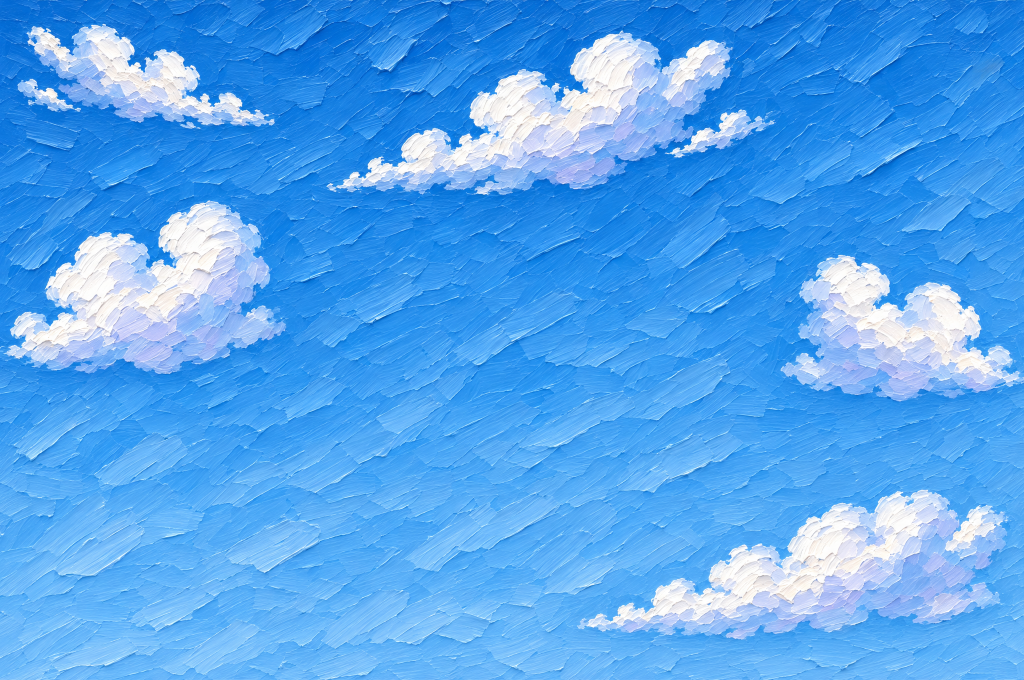
#> input picture .claude/proto/topics/plates/sky_final.webp, 2048 x 1360 px, found by its file name (shown at 1/2 size)
$ python cut-art.py
#> lines starting #> are read from the running program, lines starting #| are printed output that depends on the picture; after the words box and inside, x2 and y2 are one past the last pixel; in counts of white or black regions, pixels touching at a corner belong together
# Art for stage 4, cut from the two painted plates in plates/.
#   sky_final.png (2048x1360)      -> art/sky.webp (far plane; its low right cloud painted out, because that cloud is the front one)
#                                     art/cloud-front.webp (that cloud, alpha from its difference to the blue around it)
#   elements_final.png (1600x1072) -> art/city.webp, art/hydrangeas.webp, art/wisteria.webp (alpha by flooding the grey ground)
# Each cut is exported at twice the size it is shown at (see topics.css), except the sky (native) and the wisteria (native: 2x of 460).
from PIL import Image, ImageChops, ImageDraw, ImageFilter
sky = Image.open('plates/sky_final.webp').convert('RGB'); el = Image.open('plates/elements_final.webp').convert('RGB')
#> further down, sky is the input picture: PIL image 2048x1360 RGB; mean R, G, B 85.6, 165.5, 239.3
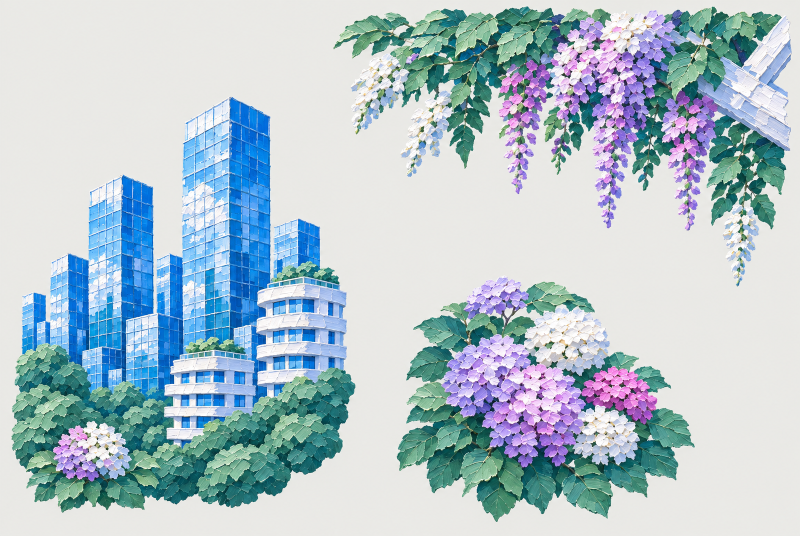
#> input picture .claude/proto/topics/plates/elements_final.webp, 1600 x 1072 px, found by its file name (shown at 1/2 size)
#> further down, el is the input picture: PIL image 1600x1072 RGB; mean R, G, B 177.3, 196, 204.8
def lut(f): return [max(0, min(255, int(f(i)))) for i in range(256)]

# ── the grey ground: flooded from the plate's edges and from the gaps between the pieces. The tolerance is low on purpose:
#    white facades, the white beam and white petals touch the ground, and they differ from it by more than this.
KEY = (255, 0, 255); g = el.copy()
for seed in [(3, 3), (1596, 1068), (3, 1068), (800, 500), (640, 100), (1300, 640), (1560, 800), (60, 120), (740, 1050), (1450, 1040), (300, 130), (20, 600)]:
    if g.getpixel(seed) != KEY: ImageDraw.floodfill(g, seed, KEY, thresh=13)
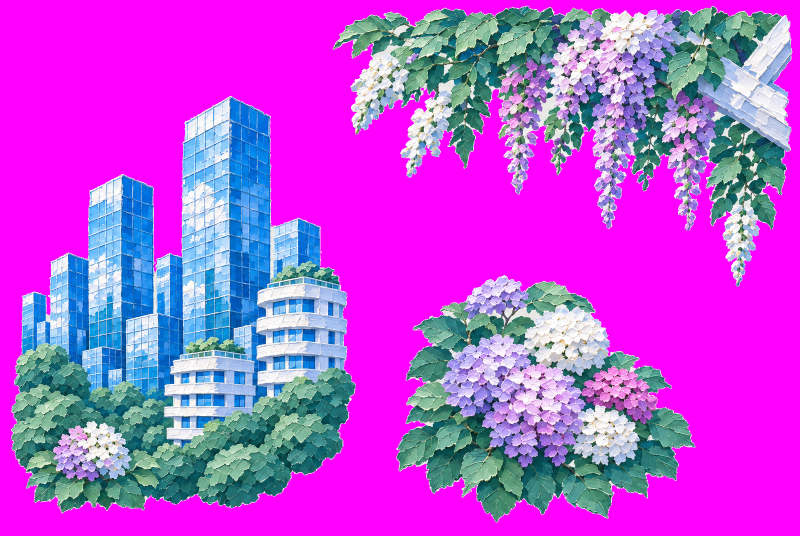
#> g: PIL image 1600x1072 RGB (shown at 1/2 size); mean R, G, B 188.3, 78.4, 217.7
notground = Image.eval(ImageChops.difference(g, Image.new('RGB', g.size, KEY)).convert('L'), lambda v: 0 if v == 0 else 255)
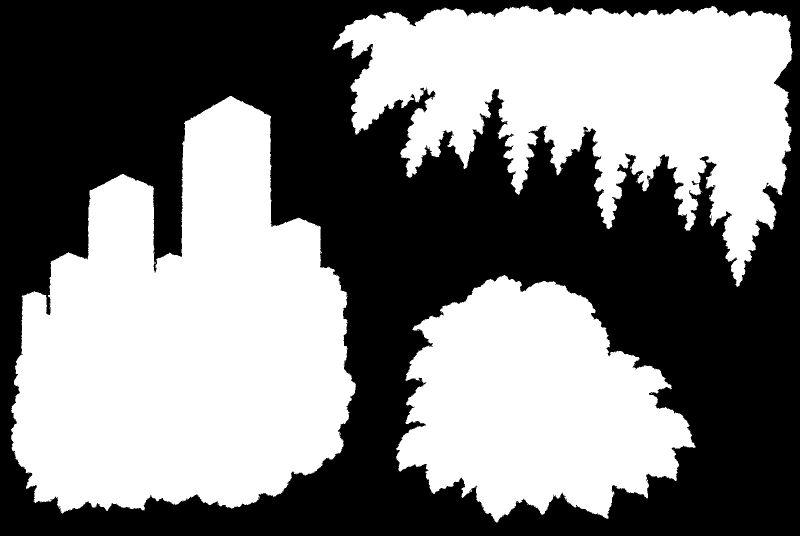
#> notground: PIL image 1600x1072 L (shown at 1/2 size); 49.5% white; 53 white regions (50 under 20 px), largest, box (x1, y1, x2, y2) and area: (22, 192, 712, 1027) 385032, (665, 11, 1585, 574) 270007, (792, 550, 1391, 1045) 193231
# islands of ground shut in between leaves: flat patches of the ground's own colour, at least a few pixels across (petals and facades
# are lighter than the ground and never flat, so they are left alone)
d = ImageChops.difference(el, Image.new('RGB', el.size, (233, 232, 229))); r_, g_, b_ = d.split()
near = ImageChops.lighter(ImageChops.lighter(r_, g_), b_).point(lut(lambda v: 255 if v <= 4 else 0))
#> near: PIL image 1600x1072 L; 50.6% white; 45 black regions (42 under 20 px), largest, box (x1, y1, x2, y2) and area: (21, 192, 712, 1027) 385173, (665, 11, 1585, 574) 268561, (792, 550, 1391, 1045) 192886
isl = near.filter(ImageFilter.MinFilter(5)).filter(ImageFilter.MaxFilter(7)); isl = ImageChops.multiply(isl, near)
#> after `isl = near.filter(ImageFilter.MinFilter(5)).filter(ImageFilter.MaxFilt`: isl: PIL image 1600x1072 L; 51% white; 3 black regions, box (x1, y1, x2, y2) and area: (23, 193, 711, 1025) 383080, (667, 13, 1584, 572) 266564, (794, 551, 1390, 1044) 191511
#> after `isl = ImageChops.multiply(isl, near)`: isl: PIL image 1600x1072 L; 50.3% white; 13 black regions (10 under 20 px), largest, box (x1, y1, x2, y2) and area: (21, 192, 712, 1027) 386511, (665, 11, 1585, 574) 272478, (792, 550, 1391, 1045) 194233
notground = ImageChops.multiply(notground, ImageChops.invert(isl))
#> notground: PIL image 1600x1072 L; 49.3% white; 54 white regions (51 under 20 px), largest, box (x1, y1, x2, y2) and area: (22, 192, 712, 1027) 385023, (665, 11, 1585, 574) 268534, (792, 550, 1391, 1045) 192728
def piece(name, box, out_w, keep=None, inward=3):
#> called with name = 'city', box = (0, 160, 740, 1060), out_w = 608, inward = 3
    a = notground.crop(box)
#> a: PIL image 740x900 L; 58.3% white; 1 black region, box (x1, y1, x2, y2) and area: (0, 0, 740, 900) 277655
    if keep: m = Image.new('L', el.size, 0); ImageDraw.Draw(m).polygon(keep, fill=255); a = ImageChops.multiply(a, m.crop(box))
#> after `m = Image.new('L', el.size, 0)`: m: PIL image 1600x1072 L; every value is 0
#> after `ImageDraw.Draw(m).polygon(keep, fill=255)`: m: PIL image 1600x1072 L; 37.1% white; 1 white region, box (x1, y1, x2, y2) and area: (0, 160, 741, 1061) 637041
#> after `a = ImageChops.multiply(a, m.crop(box))`: a: PIL image 740x900 L; 57.8% white; 1 black region, box (x1, y1, x2, y2) and area: (0, 0, 740, 900) 280960
    a = a.filter(ImageFilter.MinFilter(inward)).filter(ImageFilter.GaussianBlur(.6))      # 1px inward (2 where a pale fringe showed on blue), then a slight feather
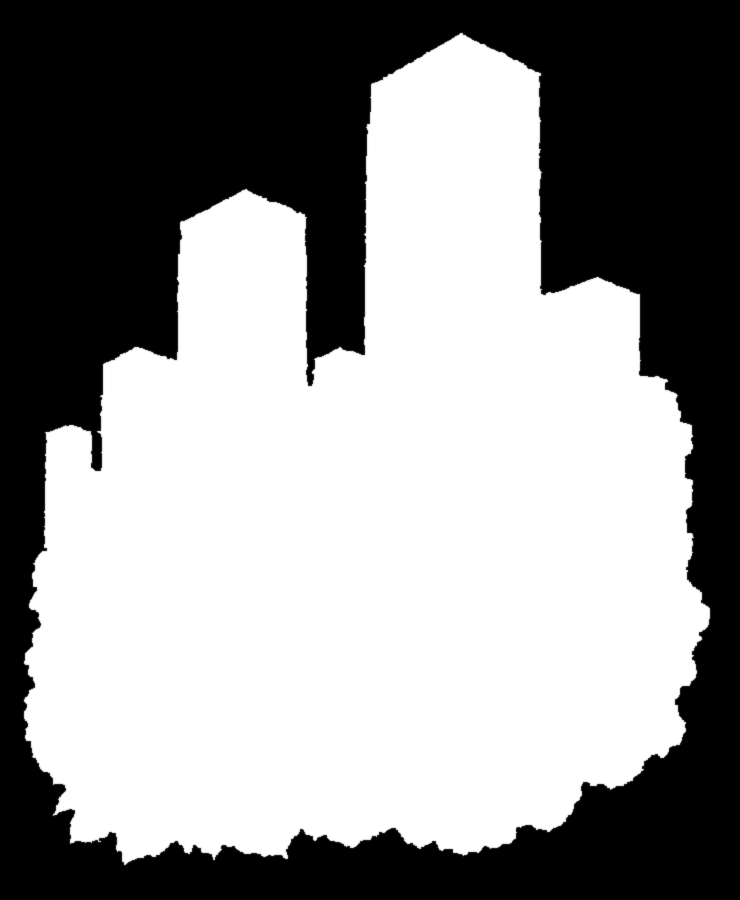
#> a: PIL image 740x900 L; min 0, max 255, mean 145.6
    bb = a.getbbox(); im = el.crop(box).convert('RGBA'); im.putalpha(a); im = im.crop(bb)
#> after `bb = a.getbbox()`: bb = (22, 31, 712, 867)
    full = im.size; im = im.resize((out_w, round(im.height * out_w / im.width)), Image.LANCZOS) if out_w and out_w < im.width else im
#> after `full = im.size`: full = (690, 836)
    im.save('art/' + name + '.webp', quality=90, method=6); print(name, 'cut', full, 'exported', im.size); return im
#| city cut (690, 836) exported (608, 737)
city = piece('city', (0, 160, 740, 1060), 608, keep=[(0, 160), (650, 160), (650, 500), (740, 500), (740, 1060), (0, 1060)])
hyd = piece('hydrangeas', (760, 530, 1420, 1068), 488, inward=5)
#> call 2 of piece, with name = 'hydrangeas', box = (760, 530, 1420, 1068), out_w = 488, inward = 5
#> in piece (call 2), `a = notground.crop(box)`: a: PIL image 660x538 L; 54.3% white; 4 black regions, box (x1, y1, x2, y2) and area: (0, 0, 660, 538) 161839, (272, 88, 293, 103) 229, (296, 90, 317, 107) 219, (135, 94, 143, 101) 45
#> in piece (call 2), `a = a.filter(ImageFilter.MinFilter(inward)).filter(ImageFilter.Gaussia..`:
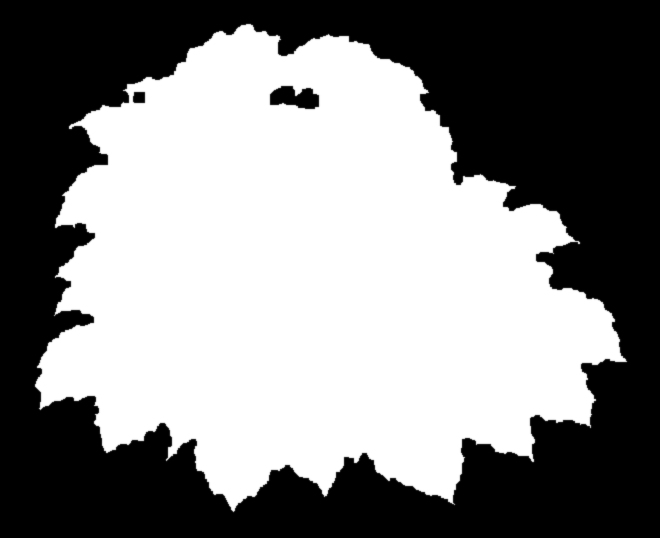
#> a: PIL image 660x538 L; min 0, max 255, mean 132.7
#> in piece (call 2), `bb = a.getbbox()`: bb = (33, 22, 629, 514)
#| hydrangeas cut (596, 492) exported (488, 403)
wis = piece('wisteria', (640, 0, 1600, 600), 0, keep=[(640, 0), (1600, 0), (1600, 600), (1260, 600), (1260, 525), (900, 525), (760, 330), (640, 300)])
#> call 3 of piece, with name = 'wisteria', box = (640, 0, 1600, 600), out_w = 0, inward = 3
#> in piece (call 3), `a = notground.crop(box)`: a: PIL image 960x600 L; 48.3% white; 32 white regions (27 under 20 px), largest, box (x1, y1, x2, y2) and area: (25, 11, 945, 574) 268534, (292, 550, 536, 600) 7014, (0, 533, 55, 600) 2622, (0, 453, 2, 499) 50, (0, 510, 2, 532) 25
#> in piece (call 3), `ImageDraw.Draw(m).polygon(keep, fill=255)`: m: PIL image 1600x1072 L; 28.7% white; 1 white region, box (x1, y1, x2, y2) and area: (640, 0, 1600, 601) 491480
#> in piece (call 3), `a = ImageChops.multiply(a, m.crop(box))`: a: PIL image 960x600 L; 46.6% white; 26 white regions (25 under 20 px), largest, box (x1, y1, x2, y2) and area: (25, 11, 945, 574) 268534
#> in piece (call 3), `a = a.filter(ImageFilter.MinFilter(inward)).filter(ImageFilter.Gaussia..`:
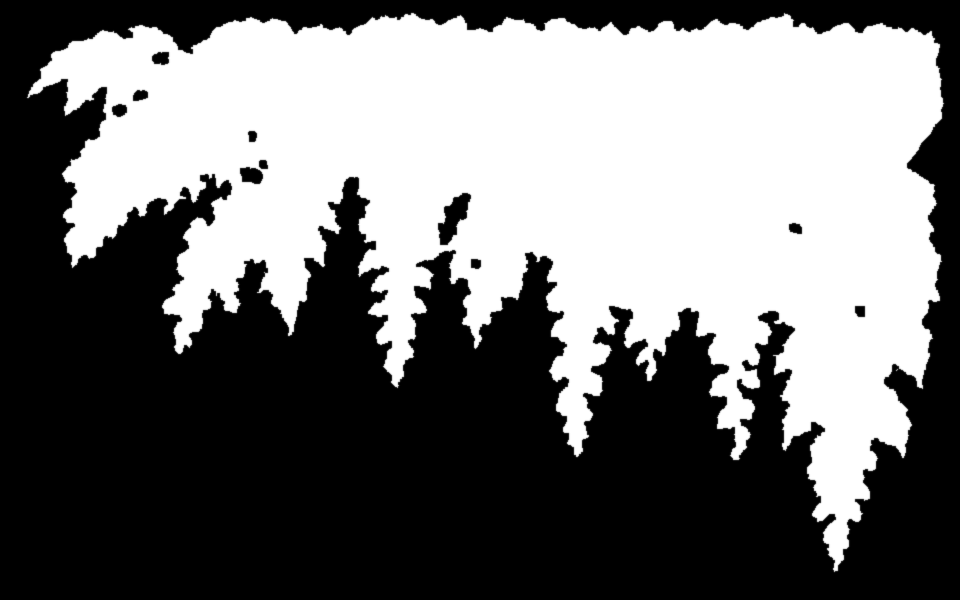
#> a: PIL image 960x600 L; min 0, max 255, mean 114.5
#> in piece (call 3), `bb = a.getbbox()`: bb = (25, 11, 946, 574)
#> in piece (call 3), `im = im.crop(bb)`:
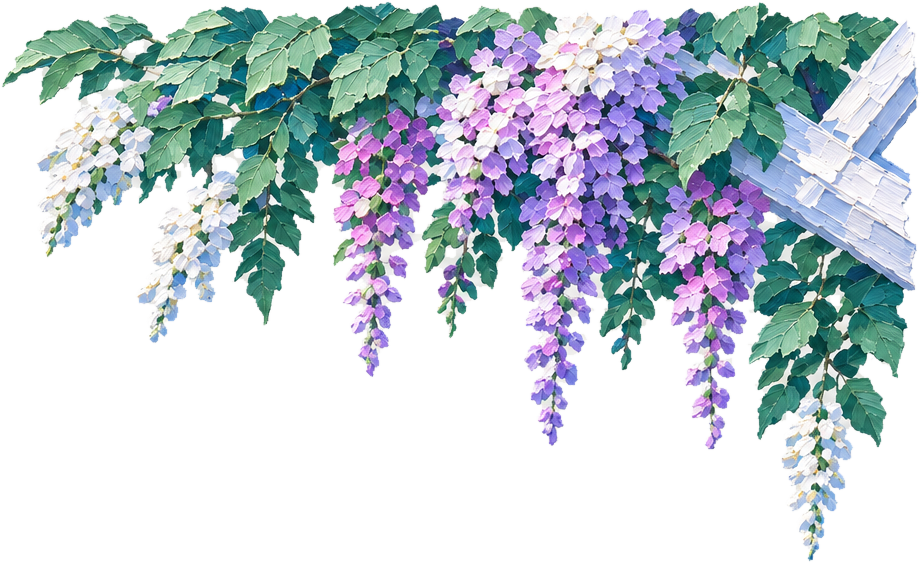
#> im: PIL image 921x563 RGBA; mean R, G, B, A 182.8, 194, 198.6, 127.2; transparent parts drawn white
#> (the run stopped early here; a loop or call above may not have finished)
